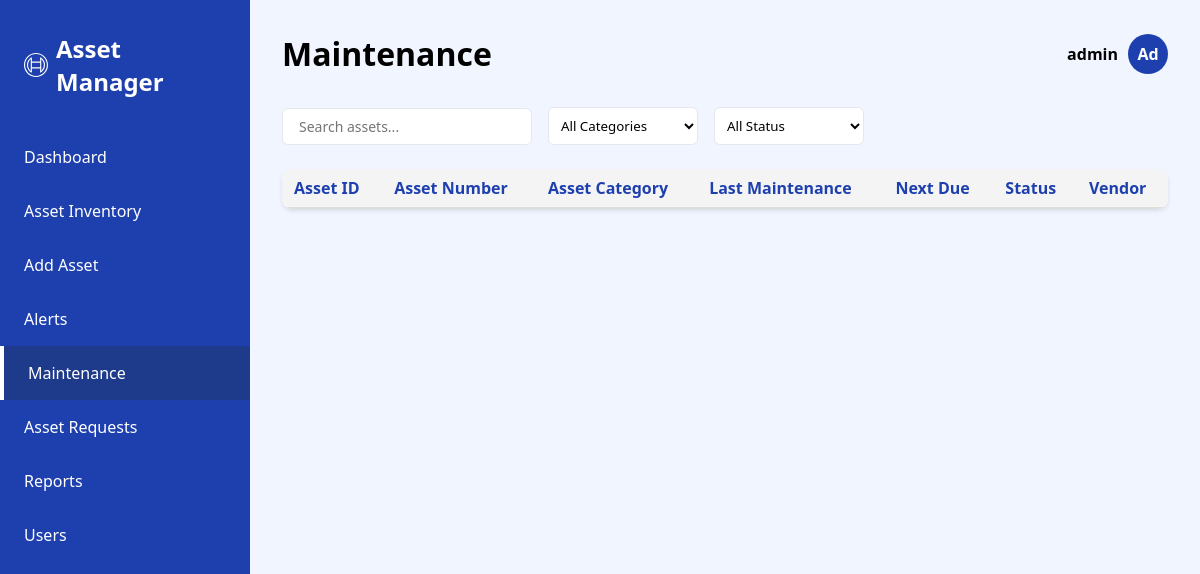
The app's page /MaintenancePage/ (signed in) with its own data.
### app/models.py (models this page shows)
class User(models.Model):
    UserId = models.AutoField(primary_key=True)
    username = models.CharField(max_length=255)
    password_hash = models.CharField(max_length=255)
    email = models.EmailField(unique=True)
    phone = models.CharField(
        max_length=15,
        validators=[RegexValidator(r'^\+?\d{10,15}$', message="Enter a valid phone number.")],
        null=True,
        blank=True
    )
    role = models.CharField(max_length=50, default='USER')
    created_at = models.DateTimeField(default=now)
    last_login = models.DateTimeField(null=True, blank=True)
    REQUIRED_FIELDS = ['email', 'role', 'password']
    def __str__(self):
        return f"UserID: {self.UserId}"
    class Meta:
        db_table = 'user'

### app/views.py (the view)
# urls.py: path('MaintenancePage/', views.MaintenancePage, name='MaintenancePage'),
def MaintenancePage(request):
    user_id = request.session.get('user_id')
    if not user_id:
        return redirect('login')  # Redirect if not logged in
    user = User.objects.get(UserId=user_id)
    assets = Asset.objects.filter(AssetType='Hardware', MaintenanceID__isnull=False)
    for asset in assets:
        if asset.MaintenanceID.NextMaintenanceDate < date.today():
            asset.dynamic_status = "Overdue"
        else:
            asset.dynamic_status = "Upcoming"
    asset_categories =  Asset.objects.filter(AssetType='Hardware').values_list('Category', flat=True).distinct()
    return render(request, 'admin/Maintenance.html', {
        'assets': assets,
        'user': user,
        'asset_categories': asset_categories  # Pass distinct categories to the template
    })

### templates/admin/Maintenance.html (shortened to what this page needs)
<!DOCTYPE html>
<html lang="en">
<head>
</head>
<body>
    <div class="dashboard">
        <div class="sidebar">
            <div class="logo" style="display: flex; align-items: center; gap: 0.5rem;">
                <img src="/media/assets/images/logo.svg" alt="Logo" style="width: 24px; height: 24px;">
                <span>Asset Manager</span>
              </div>
            <a href="{% url 'dashboard' %}" class="menu-item">
                <div>Dashboard</div>
            </a>
            <a href="{% url 'Asset Inventory' %}" class="menu-item">
                <div>Asset Inventory</div>
            </a>
            <a href="{% url 'Add Asset' %}" class="menu-item">
                <div>Add Asset</div>
            </a>
            <a href="{% url 'Alerts' %}" class="menu-item {% if request.resolver_match.url_name == 'Alerts' %}active{% endif %}">
                <div>
                    Alerts
                </div>
            </a>
            <a href="{% url 'MaintenancePage' %}" class="menu-item active ">
                <div>Maintenance</div>
            </a>
            <a href="{% url 'asset_request_tracking' %}" class="menu-item">
                <div>Asset Requests</div>
            </a>
            <a href="{% url 'Reports' %}" class="menu-item">
                <div>Reports</div>
            </a>
            <a href="{% url 'user_management' %}" class="menu-item ">
                <div>Users</div>
            </a>
        </div>
        <div class="main-content">
            <div class="header">
                <h1>Maintenance</h1>
                <div class="user-info" onclick="openLogoutModal()">
                    <span class="user-name">{{ user.username }}</span>
                    <div class="user-avatar">
                        {{ user.email.0|upper }}{{ user.email.1|lower }}
                    </div>
                </div>
            </div>
            <div class="filters">
                <input type="text" placeholder="Search assets..." class="search-box" id="searchBox">
                <select class="filter-select" id="categoryFilter">
                    <option value="all">All Categories</option>
                </select>
                <select class="filter-select" id="statusFilter">
                    <option value="all">All Status</option>
                </select>
            </div>
            <div class="maintenance-table" style="max-height: 400px; overflow-y: auto;">
                <table id="maintenanceTable">
                    <thead>
                        <tr>
                            <th>Asset ID</th>
                            <th>Asset Number</th>
                            <th data-column="Category">Asset Category</th>
                            <th>Last Maintenance</th>
                            <th>Next Due</th>
                            <th>Status</th>
                            <th data-column="VendorName">Vendor</th>
                        </tr>
                    </thead>
                </table>
            </div>
        </div>
    </div>
</body>
</html>

### templates/admin/Maintenance.html (style rules this page uses)
* { margin: 0; padding: 0; box-sizing: border-box; font-family: 'Segoe UI', Tahoma, Geneva, Verdana, sans-serif; }
.dashboard { display: flex; min-height: 100vh; }
.sidebar { width: 250px; background: #1e40af; color: white; padding: 2rem 0; }
.sidebar a { text-decoration: none; color: inherit; display: block; }
.logo { padding: 0 1.5rem; margin-bottom: 2rem; font-size: 1.5rem; font-weight: bold; }
.menu-item { padding: 1rem 1.5rem; cursor: pointer; transition: background 0.3s; display: flex; align-items: center; gap: 0.75rem; }
.menu-item.active { background: #1e3a8a; border-left: 4px solid white; }
.main-content { flex: 1; background: #f0f5ff; padding: 2rem; }
.header { display: flex; justify-content: space-between; align-items: center; margin-bottom: 2rem; }
.user-info { position: relative; display: flex; align-items: center; gap: 10px; }
.user-avatar { display: inline-block; width: 40px; height: 40px; background-color: #1e40af; color: white; text-align: center; line-height: 40px; border-radius: 50%; font-weight: bold; transition: transform 0.3s ease; }
.user-name { font-weight: bold; transition: transform 0.3s ease; }
.maintenance-table { background: white; border-radius: 10px; box-shadow: 0 2px 4px rgba(0, 0, 0, 0.1); overflow: hidden; }
#maintenanceTable thead th { position: sticky; top: 0; background-color: #f4f4f4; z-index: 1; border-bottom: 2px solid #ddd; }
#maintenanceTable th, #maintenanceTable td { padding: 8px 12px; text-align: left; }
.search-box { padding: 0.5rem 1rem; border: 1px solid #e5e7eb; border-radius: 0.375rem; width: 250px; font-size: 0.875rem; outline: none; transition: border-color 0.3s; }
.filters { display: flex; gap: 1rem; margin-bottom: 1.5rem; align-items: center; }
.filter-select { padding: 0.5rem; border: 1px solid #e5e7eb; border-radius: 0.375rem; background: white; min-width: 150px; outline: none; }
table { width: 100%; border-collapse: collapse; }
th, td { padding: 0.6rem; text-align: left; border-bottom: 1px solid #e5e7eb; }
th { background: #f8fafc; font-weight: 600; color: #1e40af; }

### records on screen
User: username "admin", email.0 "A", email.1 "d"
